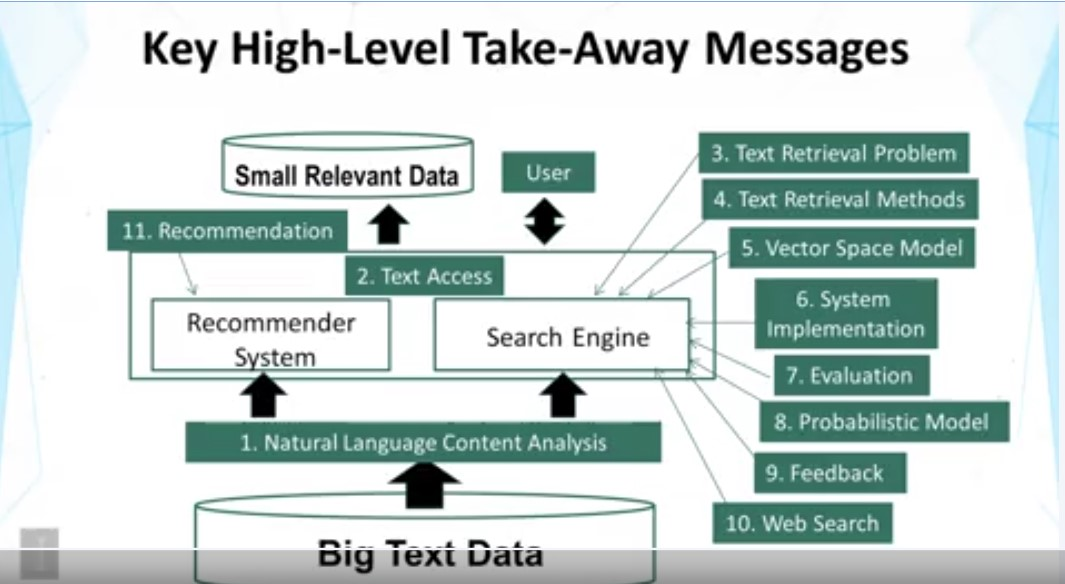
#> input picture Philomath/CS_Coursera/Specilalizations/Data Mining/Text Retrival/Summary_1.jpg, 1065 x 584 px, given in place of demon.png, which was not available
$ jupyter execute Image_Output.ipynb
#> lines starting #> are read from the running program, lines starting #| are printed output that depends on the picture; after the words box and inside, x2 and y2 are one past the last pixel; in counts of white or black regions, pixels touching at a corner belong together; pictures that were not available may be replaced by others from this repository, and a replacement may not be noted
[cell 1]
from skimage import data, color
import matplotlib.pyplot as plt
import numpy as np
from skimage.transform import resize, rotate
from skimage.filters import gaussian, threshold_otsu
from skimage.feature import canny
from google.colab import files

# Upload image file manually in Google Colab
uploaded = files.upload()
#> the answer given: Summary_1.jpg

# Load the uploaded image
madrid_image = plt.imread('demon.png')
#> madrid_image is the input picture: shape (584, 1065, 3); mean R, G, B 200.3, 213, 210.8

# Convert RGBA to RGB if necessary
if madrid_image.shape[-1] == 4:
    madrid_image = madrid_image[:, :, :3]

# Convert to grayscale
grayscale = color.rgb2gray(madrid_image)
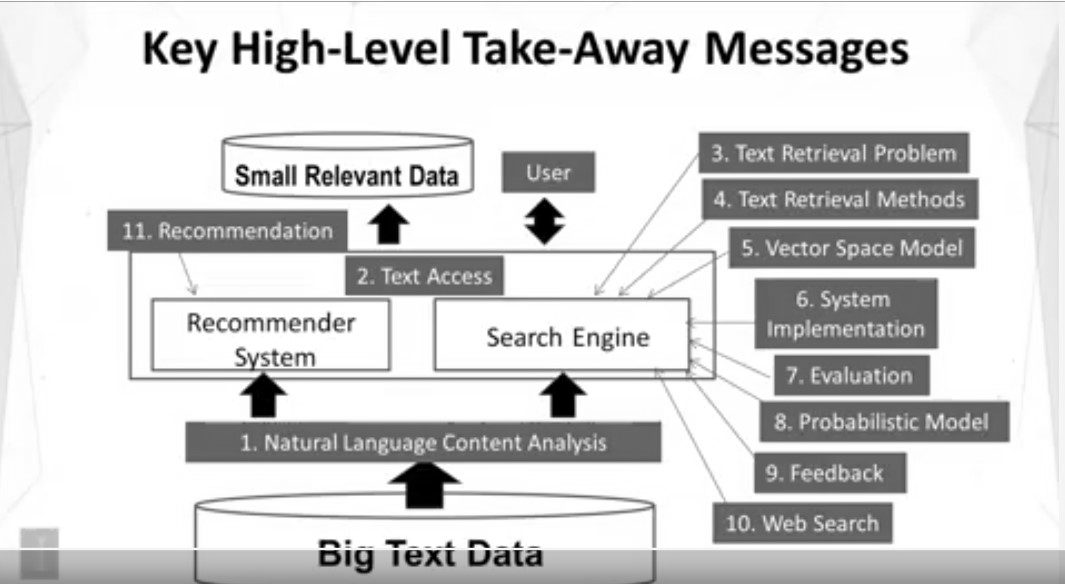
#> grayscale: shape (584, 1065) float64; min 0, max 1, mean 0.824
rgb = color.gray2rgb(grayscale)

# Function to display images
def show_image(image, title='Image', cmap_type='gray'):
    plt.imshow(image, cmap=cmap_type)
    plt.title(title)
    plt.axis('off')
    plt.show()

# Extract RGB channels
red = madrid_image[:, :, 0]
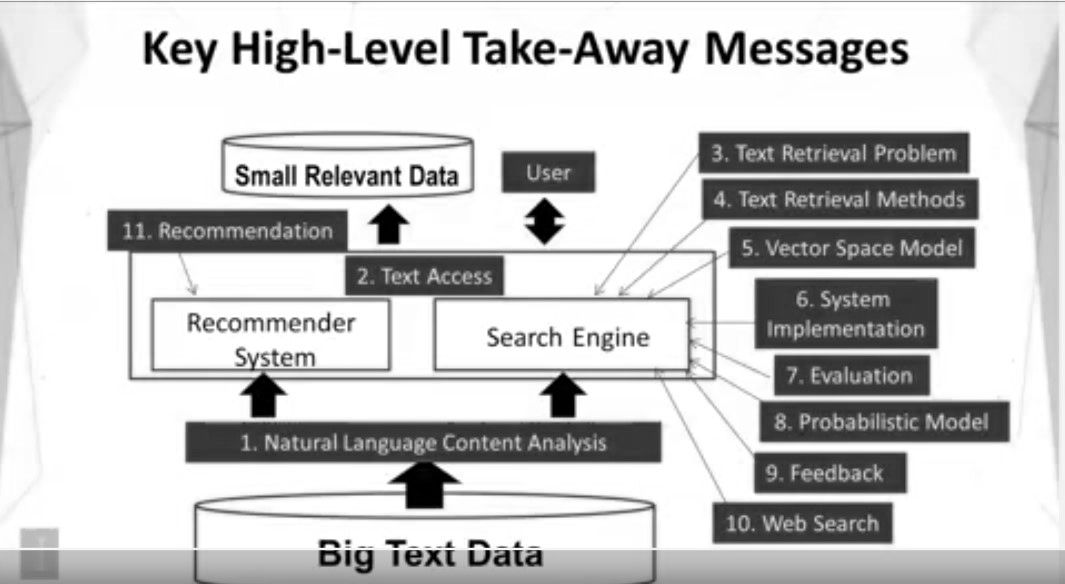
#> red: shape (584, 1065); min 0, max 255, mean 200.3
green = madrid_image[:, :, 1]
blue = madrid_image[:, :, 2]

# Image properties
print(madrid_image.shape)  # (height, width, channels)
#| (584, 1065, 3)
print(madrid_image.size)   # Total number of pixels
#| 1865880

# Image transformations
resized_image = resize(madrid_image, (100, 100))
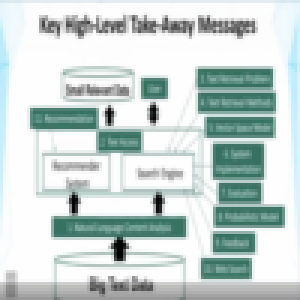
#> resized_image: shape (100, 100, 3) float64 (shown 3 times larger); mean R, G, B 0.785, 0.835, 0.826
rotated_image = rotate(madrid_image, 45)
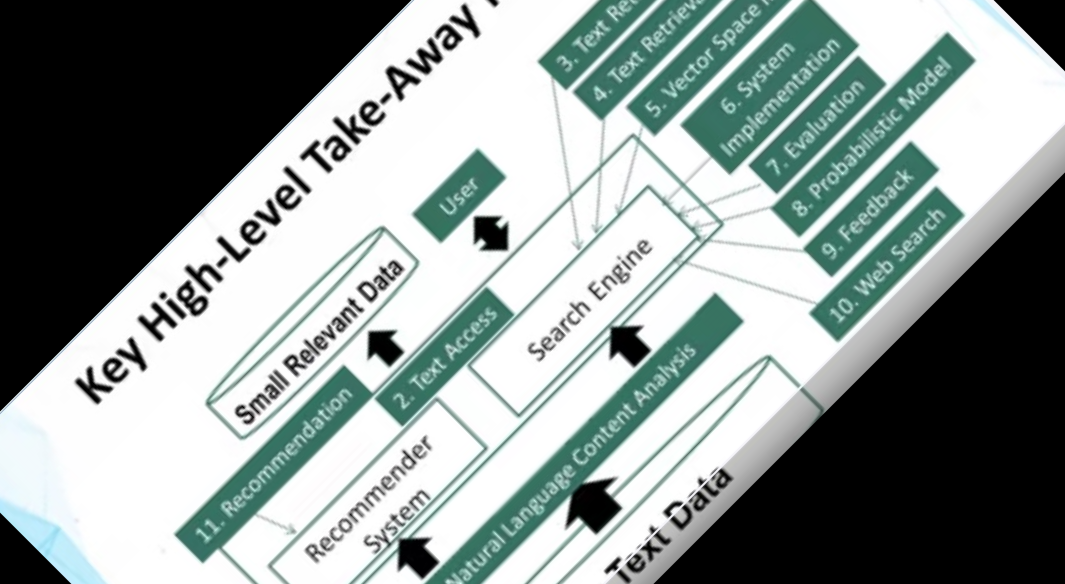
#> rotated_image: shape (584, 1065, 3) float64; mean R, G, B 0.549, 0.588, 0.579
flipped_image = np.fliplr(madrid_image)
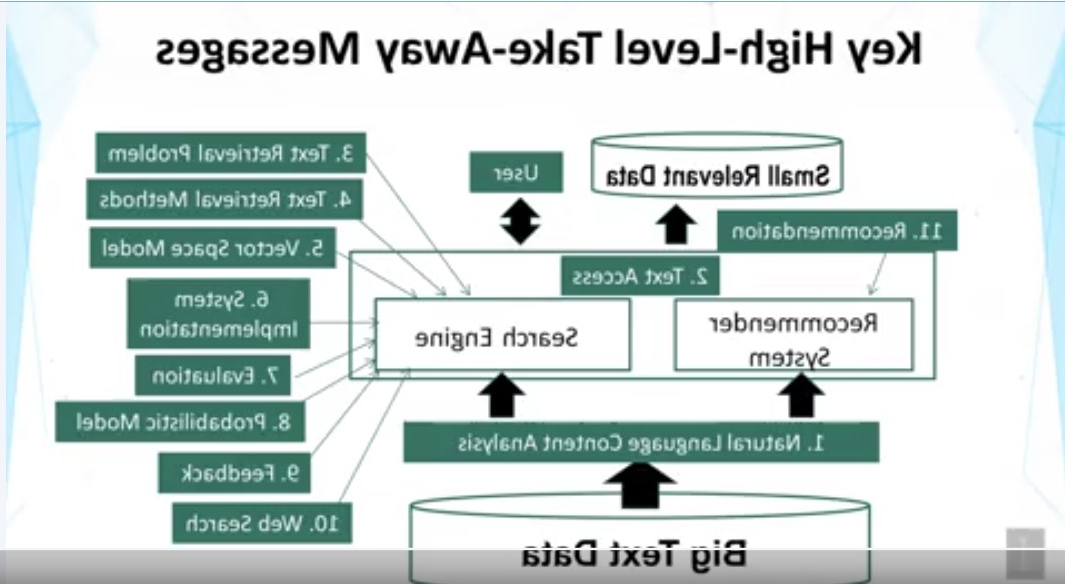
#> flipped_image: shape (584, 1065, 3); mean R, G, B 200.3, 213, 210.8

# Image filtering
blurred_image = gaussian(madrid_image, sigma=1)
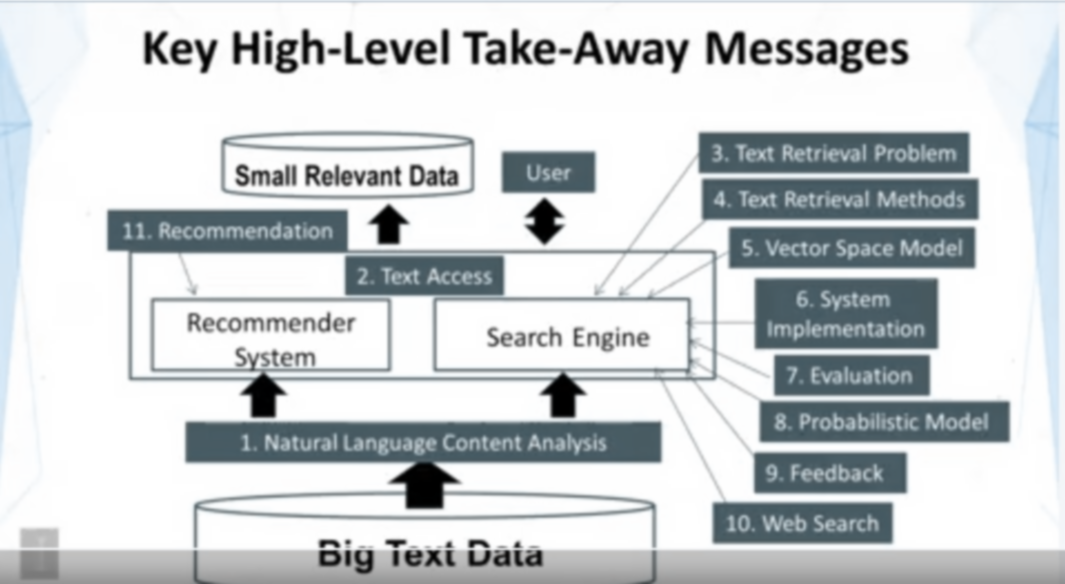
#> blurred_image: shape (584, 1065, 3) float64; mean R, G, B 0.8, 0.818, 0.826

# Edge detection
edges = canny(grayscale, sigma=1)
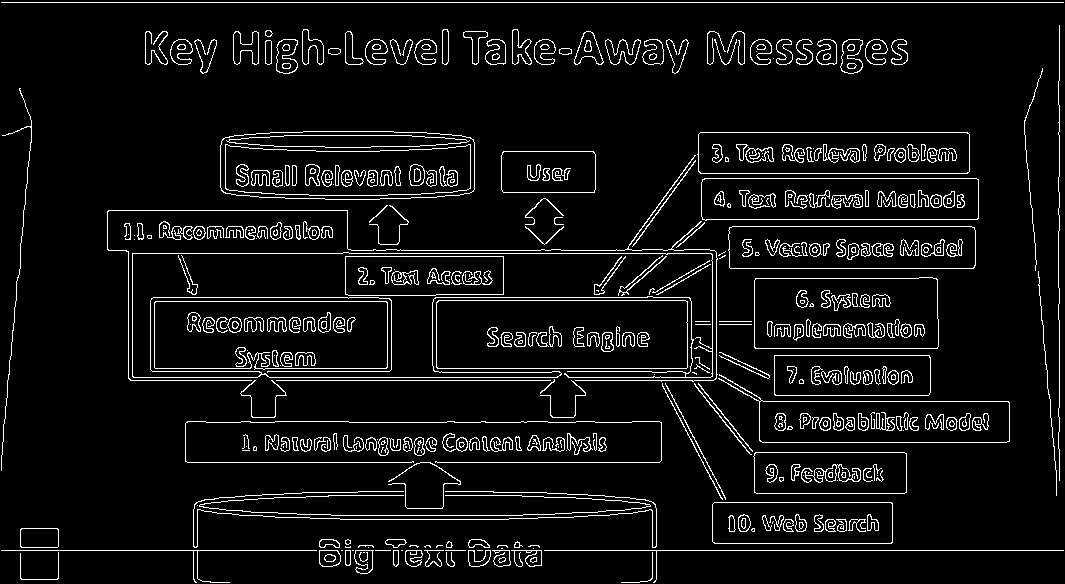
#> edges: shape (584, 1065) bool; 6.6% white in thin lines or dots

# Thresholding
thresh = threshold_otsu(grayscale)
#> thresh = 0.701
binary_image = grayscale > thresh
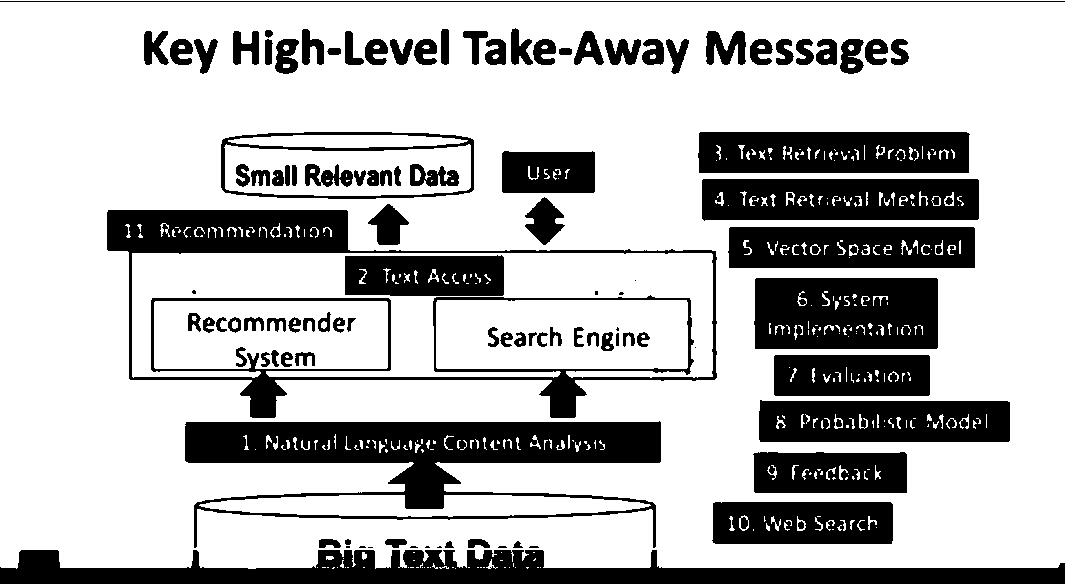
#> binary_image: shape (584, 1065) bool; 72.9% white; 112 black regions (14 under 20 px), largest, box (x1, y1, x2, y2) and area: (185, 421, 661, 548) 23196, (0, 550, 1065, 584) 21008, (107, 210, 717, 418) 18956

[cell 2]
# Show original image
show_image(madrid_image, "Original Image")

# Show grayscale image
show_image(grayscale, "Grayscale Image")

# Show reconstructed RGB image from grayscale
show_image(rgb, "Reconstructed RGB from Grayscale")

# Show individual color channels
show_image(red, "Red Channel", cmap_type='Reds')
